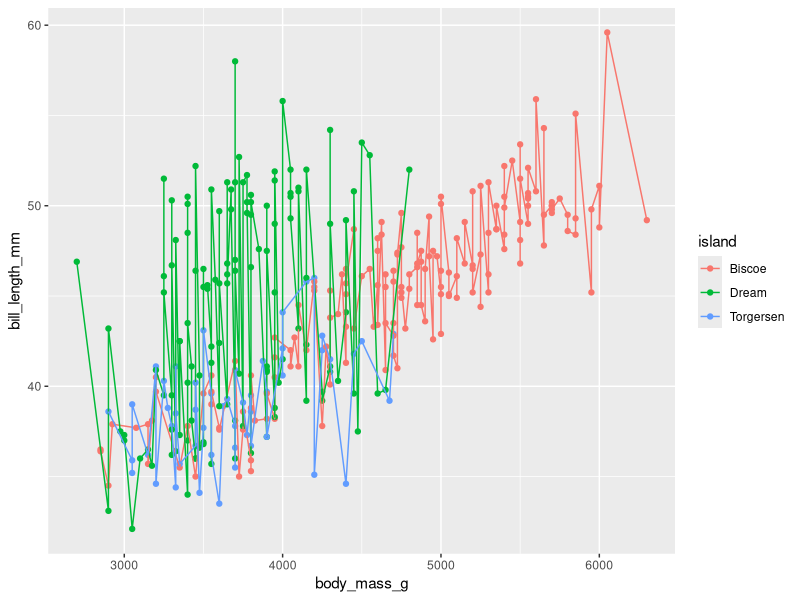
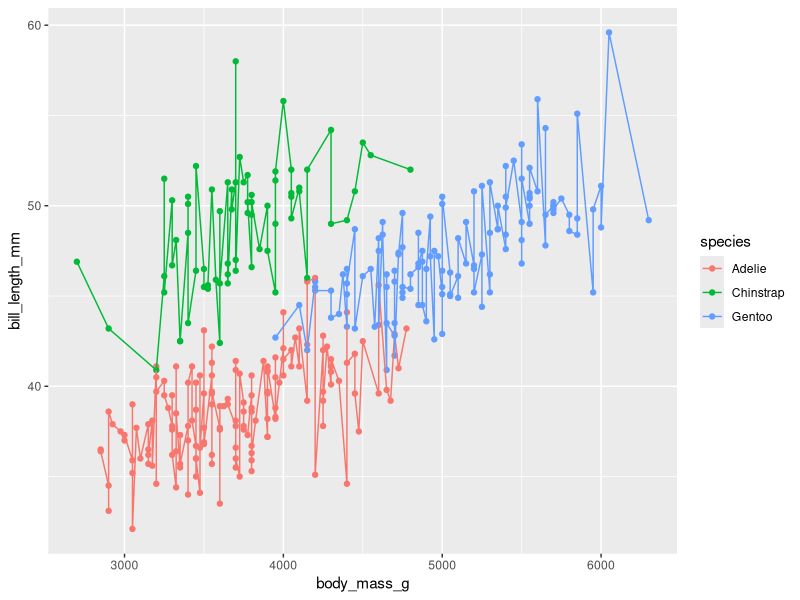

Source code (R) for these figures, in order:
library(tidyverse)
library(palmerpenguins)

pingvin_data <- penguins

island_plot <- ggplot(data = pingvin_data, aes(x = body_mass_g, y = bill_length_mm, colour = island)) +
  geom_point() +
  geom_line()

species_plot <- ggplot(data = pingvin_data, aes(x = body_mass_g, y = bill_length_mm, colour = species)) +
         geom_point() +
  geom_line()

island_plot
species_plot

